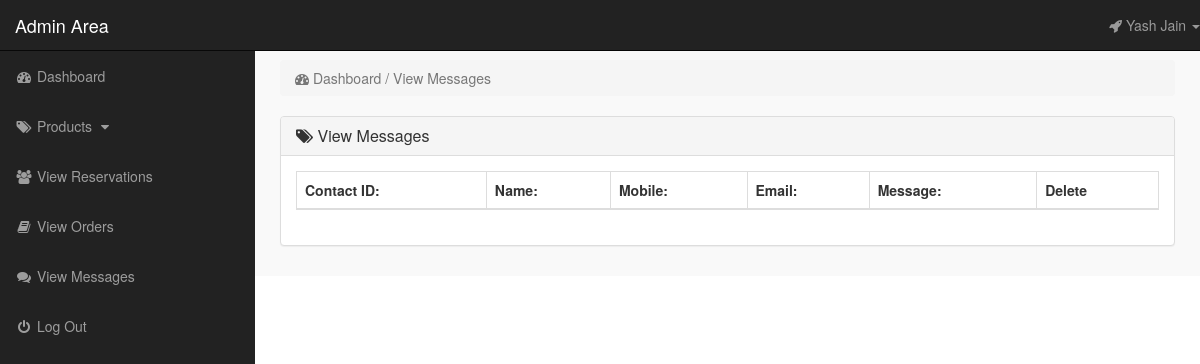
The app's page /admin_area/index.php?view_contacts (signed in), older data.
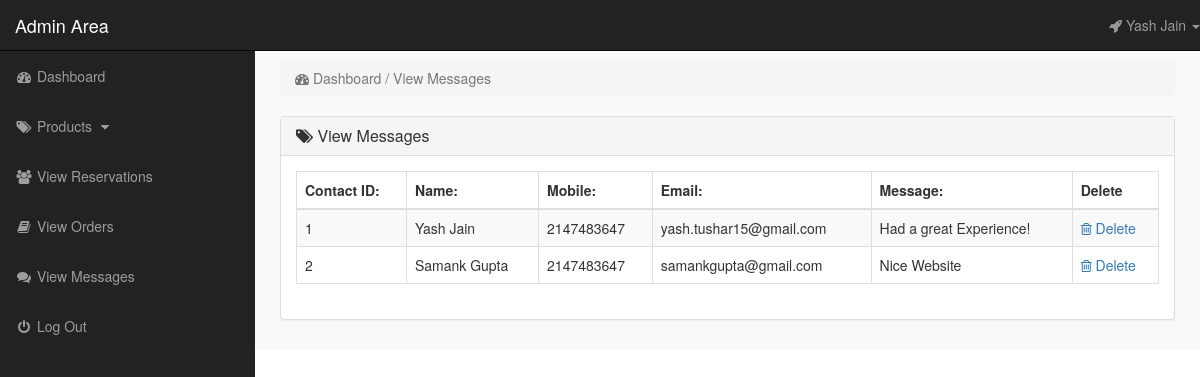
The same page, newer data.
### tables this page shows
CREATE TABLE `contacts` (
  `contact_id` int(10) NOT NULL,
  `contact_name` varchar(255) NOT NULL,
  `contact_email` varchar(255) NOT NULL,
  `contact_mobile` varchar(10) NOT NULL,
  `contact_message` varchar(255) NOT NULL
);

### admin_area/view_contacts.php (the view)
<?php
    if(!isset($_SESSION['admin_email'])){
        echo "<script>window.open('login.php','_self')</script>";
    }else{
?>
<div class="row">
    <div class="col-lg-12">
        <ol class="breadcrumb">
            <li class="active">
                <i class="fa fa-dashboard"></i> Dashboard / View Messages
            </li>
        </ol>
    </div>
</div>
<div class="row">
    <div class="col-lg-12">
        <div class="panel panel-default">
            <div class="panel-heading">
               <h3 class="panel-title">
                   <i class="fa fa-tags"></i>  View Messages
               </h3>
            </div>
            <div class="panel-body">
                <div class="table-responsive">
                    <table class="table table-striped table-bordered table-hover">
                        <thead>
                            <tr>
                                <th> Contact ID: </th>
                                <th> Name: </th>
                                <th> Mobile: </th>
                                <th> Email: </th>
                                <th> Message: </th>
                                <th> Delete </th>
                            </tr>
                        </thead>
                        <tbody>
                            <?php
                                $i=0;
                                $get_contacts = "select * from contacts";
                                $run_contacts = mysqli_query($con,$get_contacts);
                                while($row_contacts=mysqli_fetch_array($run_contacts)){
                                    $contact_id = $row_contacts['contact_id'];
                                    $contact_name = $row_contacts['contact_name'];
                                    $contact_mobile = $row_contacts['contact_mobile'];
                                    $contact_email = $row_contacts['contact_email'];
                                    $contact_message = $row_contacts['contact_message'];
                                    $i++;
                            ?>
                            <tr>
                                <td> <?php echo $i; ?> </td>
                                <td> <?php echo $contact_name; ?> </td>
                                <td> <?php echo $contact_mobile; ?> </td>
                                <td> <?php echo $contact_email; ?> </td>
                                <td>  <?php echo $contact_message; ?> </td>
                                <td>
                                     <a href="index.php?delete_contact=<?php echo $contact_id; ?>">
                                        <i class="fa fa-trash-o"></i> Delete
                                     </a>
                                </td>
                            </tr>
                            <?php } ?>
                        </tbody>
                    </table>
                </div>
            </div>
        </div>
    </div>
</div>
<?php } ?>

Row changes from the older to the newer data that the page shows:
added contacts: contact_name "Yash Jain", contact_mobile "2147483647", contact_email "yash.tushar15@gmail.com", contact_message "Had a great Experience!"
added contacts: contact_name "Samank Gupta", contact_mobile "2147483647", contact_email "samankgupta@gmail.com", contact_message "Nice Website"
